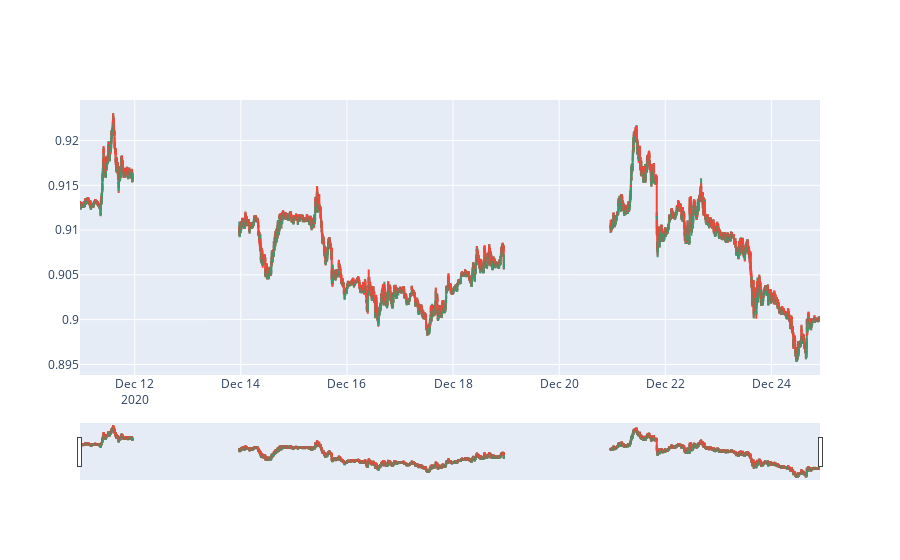

Here is the notebook cell this chart was saved with:
### Code cell
import pandas as pd
from datetime import datetime
import plotly.graph_objects as go
from read_data import read_data_to_df

path = "C:\\Users\\grego\\interactivebrockers\\data\\EurGbpFx.txt"
df =  read_data_to_df(path)

fig = go.Figure(data=[go.Candlestick(x=df['date'],
                open=df['open'],
                high=df['high'],
                low=df['low'],
                close=df['close'])])

fig.show()

### Figure 1 — Plotly figure (JSON) as saved in the notebook; plotly's stock layout.template omitted (floating-point values rounded to 4 significant figures; data arrays with more than 128 entries replaced by an {"elided": "..."} marker saying what was removed)
{"data": [{"close": {"elided": "14190 float values"}, "high": {"elided": "14190 float values"}, "low": {"elided": "14190 float values"}, "open": {"elided": "14190 float values"}, "type": "candlestick", "x": {"elided": "14190 str values"}}], "layout": {}}
